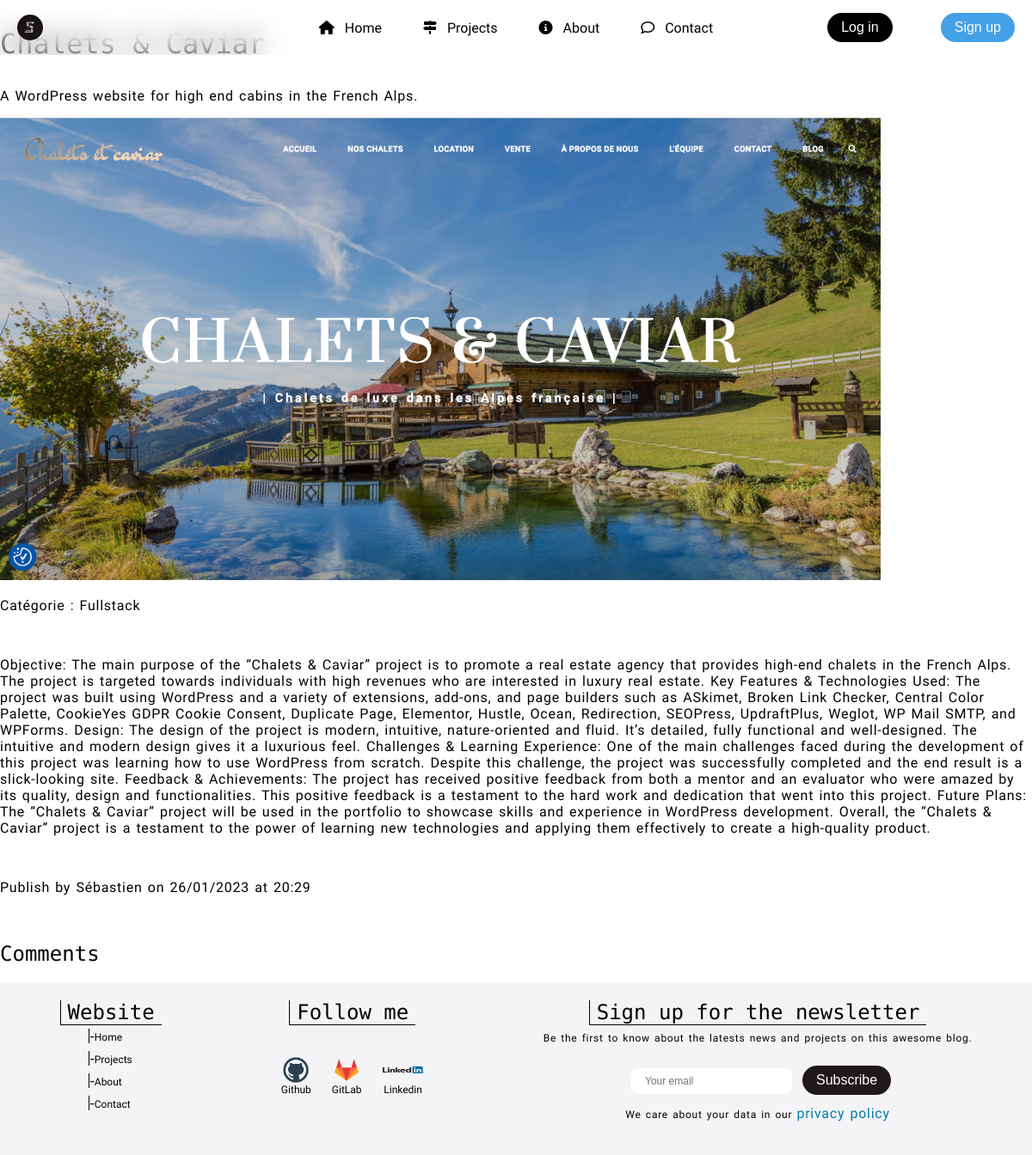
Screenshot of /index.php?page=post&action=get&option=view&id=16 with the database file from the repository.
### tables this page shows
CREATE TABLE `post` (
  `id` int(11) NOT NULL,
  `author_id` int(11) NOT NULL,
  `category` varchar(50) NOT NULL,
  `title` varchar(255) NOT NULL,
  `description` varchar(255) NOT NULL,
  `picture` varchar(255) NOT NULL DEFAULT 'https://picsum.photos/530/200?random=',
  `content` text NOT NULL,
  `keywords` varchar(255) NOT NULL,
  `site_link` varchar(255) NOT NULL,
  `github_link` varchar(255) NOT NULL,
  `created_at` timestamp NOT NULL DEFAULT CURRENT_TIMESTAMP,
  `updated_at` datetime DEFAULT NULL
);

CREATE TABLE `user` (
  `id` int(11) NOT NULL,
  `username` varchar(255) NOT NULL,
  `firstname` varchar(255) DEFAULT NULL,
  `lastname` varchar(255) DEFAULT NULL,
  `email` varchar(255) NOT NULL,
  `birthday` date DEFAULT NULL,
  `profile_picture` varchar(255) NOT NULL DEFAULT 'https://www.freeiconspng.com/uploads/no-image-icon-33.png',
  `created_at` datetime NOT NULL DEFAULT CURRENT_TIMESTAMP,
  `updated_at` varchar(255) DEFAULT NULL
);

### src/controllers/constructor/ControllerConstructor.php (called while the page is built, shortened)
<?php
require_once './src/model/post.php';
require_once './src/model/comment.php';
class ControllerConstructor extends ModelConstructorController
{
	private $datas;
	private $title = 'My Awesome Blog !! - ';
	private $templatePath;
	private function setTitleAndTemplatePath($titleAppendix, $templatePathAppendix)
	{
		$this->title .= $titleAppendix;
		$this->templatePath = $templatePathAppendix;
	}
	public function buildControllerMethod($page, $action = null, $option = null, $id = null)
	{
		if (empty($this->datas)) {
			$this->datas = parent::buildModelMethod($page, $action, $option, $id);
		}
		$this->view = new View($this->templatePath, $this->title);
		$this->view->render(['title' => $this->title, 'page' => $page, 'datas' => $this->datas, 'filter' => $option]);
	}
}

### index.php (called while the page is built, shortened)
<?php
$router = new Router();
$router->routerRequest();

### src/model/post.php (called while the page is built, shortened)
<?php
require_once "./src/model/dbConnect.php";
class Post extends dbConnect
{
	public function __construct(
		$id = null,
		$author_id = null,
		$author_username = null,
		$category = null,
		$picture = null,
		$title = null,
		$description = null,
		$content = null,
		$keywords = null,
		$siteLink = null,
		$githubLink = null,
		$created_at = null,
		$comments = null,
		$updated_at = null
	) {
		$this->author_username = $author_username;
		$this->category = $category;
		$this->picture = $picture;
		$this->title = $title;
		$this->description = $description;
		$this->content = $content;
		$this->created_at = $created_at;
	}
	public static function getPost($id)
	{
		$sql = parent::executeRequest("SELECT * FROM post WHERE id = ?", array($id));
		if ($sql->rowCount() > 0) {
			$post = $sql->fetch(PDO::FETCH_ASSOC);
			$author = User::getUser($post['author_id']);
			$post['created_at'] = Tools::formatDate($post['created_at']);
			if ($post['updated_at'] !== null) {
				$post['updated_at'] = Tools::formatDate($post['updated_at']);
			} else {
				$post['updated_at'] = null;
			};
			return new Post($post['id'], $author->id, $author->username, $post['category'], $post['picture'], $post['title'], $post['description'], $post['content'], $post['keywords'], $post['site_link'], $post['github_link'], $post['created_at'], $post['updated_at']);
		} else {
			throw new Exception("No article found for the id '$id'", 400);
		}
	}
}

### src/model/dbConnect.php (called while the page is built, shortened)
<?php
abstract class DbConnect
{
	private static $db;
	protected static function executeRequest($sql, $params = null)
	{
		if ($params === null) {
			$result = self::getDb()->query($sql);
		} else {
			$result = self::getDb()->prepare($sql);
			$result->execute($params);
		}
		return $result;
	}
	private static function getDb()
	{
		if (self::$db === null) {
			$host = DB_HOST;
			$port = DB_PORT;
			$db = DB_NAME;
			$user = DB_USER;
			$password = DB_PASSWORD;
			self::$db = new PDO(
				'mysql:host=' . $host . ';dbname=' . $db . ';port=' . $port . ';charset=utf8',
				$user,
				$password,
				array(PDO::ATTR_ERRMODE => PDO::ERRMODE_EXCEPTION)
			);
		}
		return self::$db;
	}
}

### src/controllers/constructor/ModelConstructor.php (called while the page is built, shortened)
<?php
abstract class ModelConstructorController
{
	protected function buildModelMethod($page, $action = null, $option = null, $id = null)
	{
		switch ($page) {
			case 'post':
				switch ($action) {
					case 'get':
						$modelPost = ucfirst($page);
						$methodPost = $action . ucfirst($page);
						$this->datas = $modelPost::$methodPost($id);
						$modelComments = 'Comment';
						$methodComments = 'getComments';
						$this->datas->comments = $modelComments::$methodComments($id);
						return $this->datas;
						break;
				}
				break;
		}
	}
}

### src/model/user.php (called while the page is built, shortened)
<?php
require_once './src/model/dbConnect.php';
class User extends dbConnect
{
	public static function getUser(int $id)
	{
		$sql = parent::executeRequest("SELECT * FROM user WHERE id = ?", array($id));
		$user = $sql->fetch();
		return new User($user['id'], $user['username'], $user['firstname'], $user['lastname'], $user['email'], '', Tools::formatDateForBirthday($user['birthday']), $user['profile_picture'], $user['created_at'], $user['updated_at']);
	}
}

### templates/post/postView.php (the view, shortened to what this page needs)
<section class="post__detail__container">
	<article>
		<h1 class="post__title"><?= $datas->title ?></h1>
		<p class="description"><?= $datas->description ?></p>
		<img src="<?= $datas->picture ?>" alt="#">
		<br>
		<p>Catégorie : <span class="post__category"><?= $datas->category ?></span></p>
		<br>
		<p class="post__content"><?= $datas->content ?></p>
		<br>
		<p class="post__dates">Publish by <span class="post__author"><?= $datas->author_username ?></span> on
			<?= $datas->created_at ?></p>
		<br>
	</article>
</section>
<?php require_once './templates/comment/comment.php'; ?>

### rows the page displays
post: title "Chalets & Caviar", description "A WordPress website for high end cabins in the French Alps.", picture (picture), category "Fullstack", content "Objective: The main purpose of the “Chalets & Caviar” project is to promote a real estate agency that provides high-end chalets in the French Alps. The project is targeted towards individuals with high revenues who are interested in luxury real estate. Key Features & Technologies Used: The project was built using WordPress and a variety of extensions, add-ons, and page builders such as ASkimet, Broken Link Checker, Central Color Palette, CookieYes GDPR Cookie Consent, Duplicate Page, Elementor, Hustle, Ocean, Redirection, SEOPress, UpdraftPlus, Weglot, WP Mail SMTP, and WPForms. Design: The design of the project is modern, intuitive, nature-oriented and fluid. It’s detailed, fully…"
user: username "Sébastien"

### other values shown
$datas->created_at "26/01/2023 at 20:29"
